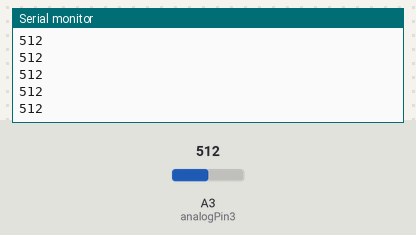
The sketch below on a simulated Arduino Uno, built with avr-gcc and run on an emulated ATmega328P. Parts: the last lines printed to the serial monitor. Inputs (shaded band) come from the test bench; at power-on: A3 (analogPin3) = 512.

Above: at 1.2 s.
1.3 s: A3 (analogPin3) set to 716
At 1.32 s:
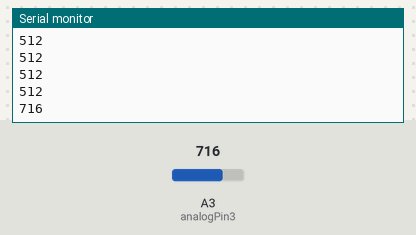
2.8 s: A3 (analogPin3) set to 900
At 2.83 s:
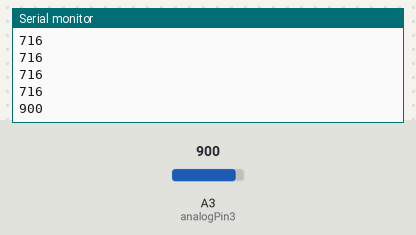
Timing chart, 0 to 5.8 s (numbered marks = the images above; inputs shaded):
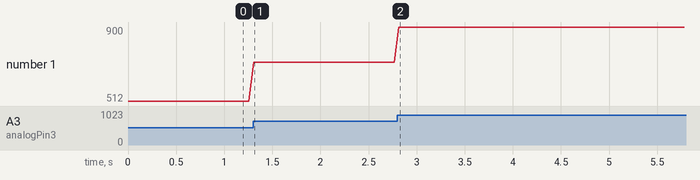

Measured:
- after the input at 1.3 s, the serial monitor: prints a new line at once (image 1)
- after the input at 2.8 s, the serial monitor: prints a new line at once (image 2)
- plotted number 1: 512 → 716 after the input at 1.3 s, 716 → 900 after the input at 2.8 s

The sketch:

linereader-test.ino
```cpp
//
int analogPin1 = 1;
int analogPin2 = 2;
int analogPin3 = 3;
int analogPin4 = 4;
int analogPin5 = 5;

//
int linesensor1 = 0;
int linesensor2 = 0;
int linesensor3 = 0;
int linesensor4 = 0;
int linesensor5 = 0;


unsigned int convert(int whichPin)
{

  int x= analogRead(whichPin);
  Serial.print(x); Serial.print(" : ");
  if (x > 255) {
    return 1;
    }
  else {
    return 0;
  }


}


void setup()
{
  Serial.begin(9600);              //  setup serial
}

void loop()
{

  // read the analog input pins
  //linesensor1 = convert(1);
  //linesensor2 = convert(2);
  //linesensor3 = convert(3);
  //linesensor4 = convert(4);
  //linesensor5 = convert(5);

  linesensor3 = (analogRead(analogPin3));
  Serial.println(linesensor3);

  //Serial.print(linesensor1); Serial.print(" . ");
  //Serial.print(linesensor2); Serial.print(" . ");
  //Serial.print(linesensor3); Serial.print(" . ");
  //Serial.print(linesensor4); Serial.print(" . ");
  //Serial.println(linesensor5);

  delay(50);
}
```
